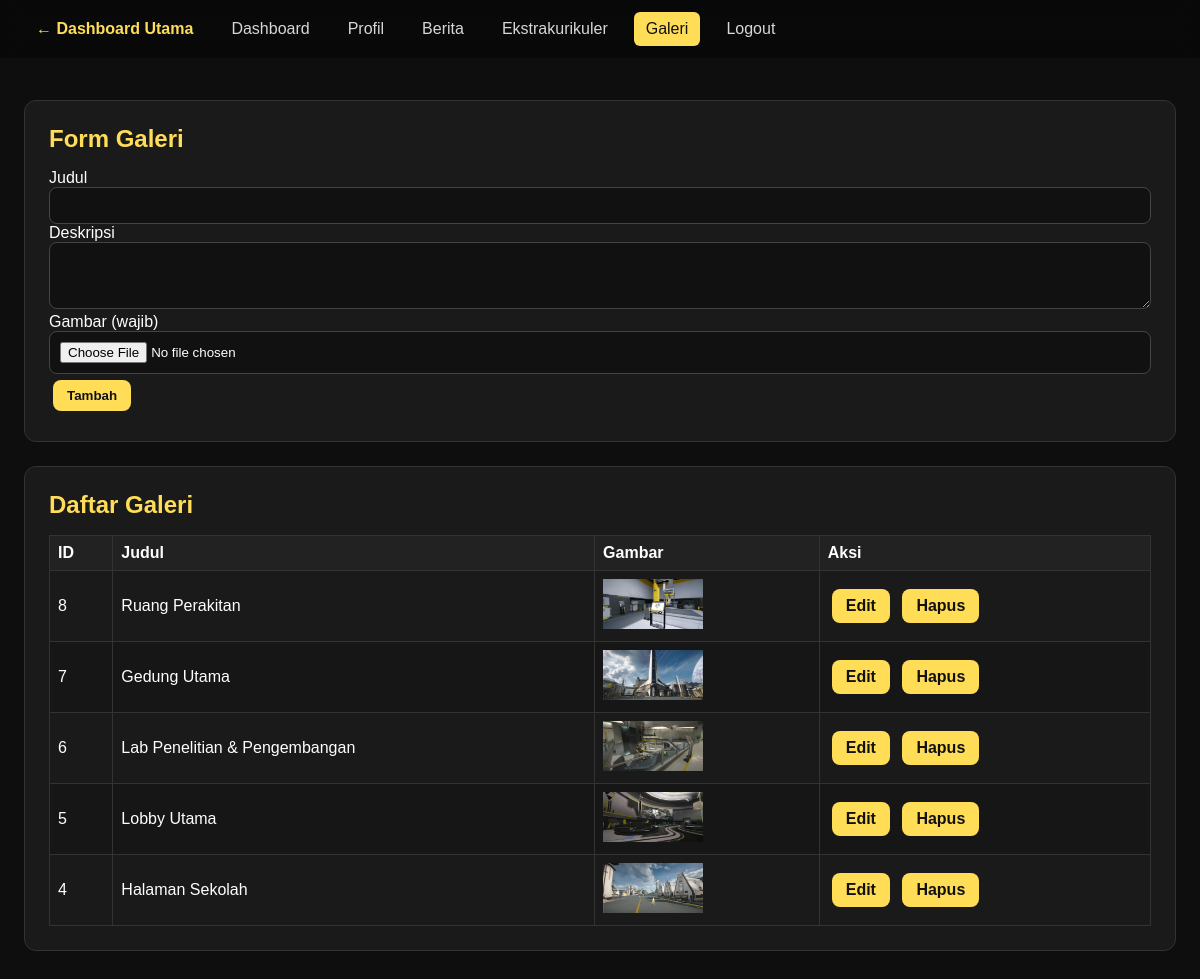
Screenshot of /adminpanel.php?page=galeri (signed in) with the database file from the repository.
### tables this page shows
CREATE TABLE `galeri` (
  `id` int(11) NOT NULL,
  `judul` varchar(255) NOT NULL,
  `deskripsi` text NOT NULL,
  `gambar` varchar(255) DEFAULT NULL,
  `created_at` datetime DEFAULT current_timestamp()
);

### adminpanel.php (the view, shortened to what this page needs)
<?php
require_once 'koneksi.php';
$page = $_GET['page'] ?? 'dashboard';
$action = $_GET['action'] ?? '';
$id = intval($_GET['id'] ?? 0);
$galeriList = mysqli_query($koneksi, 'SELECT * FROM galeri ORDER BY created_at DESC');
$currentEdit = null;
function navItem($name, $target, $page)
{
    $active = ($page === $target) ? 'nav-active' : '';
    return "<a class='$active' href='adminpanel.php?page=$target'>$name</a>";
}
?>
<!DOCTYPE html>
<html lang="id">
<head>
</head>
<body>
<div class="navbar">
    <div>
        <a href="dashboard.php">← Dashboard Utama</a>
        <?= navItem('Dashboard', 'dashboard', $page) ?>
        <?= navItem('Profil', 'profil', $page) ?>
        <?= navItem('Berita', 'berita', $page) ?>
        <?= navItem('Ekstrakurikuler', 'ekstrakulikuler', $page) ?>
        <?= navItem('Galeri', 'galeri', $page) ?>
        <a href="logout.php">Logout</a>
    </div>
</div>
<div class="content">
    <?php if ($page === 'dashboard'): ?>
        <div class="card"><h2>Selamat datang, <?= htmlspecialchars($_SESSION['user']) ?></h2><p>Kelola profil, berita, ekstrakurikuler, dan galeri sekolah dari halaman ini.</p></div>
    <?php elseif ($page === 'galeri'): ?>
        <div class="card">
            <h2>Form Galeri</h2>
            <form method="post" action="adminpanel.php?page=galeri<?= ($action==='edit' && $id ? '&action=edit&id='.$id : '') ?>" enctype="multipart/form-data">
                <label>Judul</label><input class="input" name="judul" value="<?= htmlspecialchars($currentEdit['judul'] ?? '') ?>" required>
                <label>Deskripsi</label><textarea class="textarea" name="deskripsi" rows="3" required><?= htmlspecialchars($currentEdit['deskripsi'] ?? '') ?></textarea>
                <label>Gambar (<?= (!empty($currentEdit) && !empty($currentEdit['gambar'])) ? 'opsional' : 'wajib' ?>)</label><input type="file" name="gambar" accept="image/*" class="input">
                <button class="button" type="submit"><?= $currentEdit ? 'Update' : 'Tambah' ?></button>
            </form>
        </div>
        <div class="card">
            <h2>Daftar Galeri</h2>
            <table><thead><tr><th>ID</th><th>Judul</th><th>Gambar</th><th>Aksi</th></tr></thead><tbody>
                <?php while ($row = mysqli_fetch_assoc($galeriList)): ?>
                    <tr>
                        <td><?= $row['id'] ?></td>
                        <td><?= htmlspecialchars($row['judul']) ?></td>
                        <td><?php if ($row['gambar']): ?><img style="height:50px; max-width:100px;" src="<?= htmlspecialchars($row['gambar']) ?>"><?php endif; ?></td>
                        <td>
                            <a class="button" href="adminpanel.php?page=galeri&action=edit&id=<?= $row['id'] ?>">Edit</a>
                            <a class="button" href="adminpanel.php?page=galeri&action=delete&id=<?= $row['id'] ?>" onclick="return confirm('Hapus galeri ini?')">Hapus</a>
                        </td>
                    </tr>
                <?php endwhile; ?>
            </tbody></table>
        </div>
    <?php endif; ?>
</div>
</body>
</html>

### adminpanel.php (style rules this page uses)
* { box-sizing: border-box; }
body { margin:0; font-family: Arial, sans-serif; background:#0e0e0e; color:#fefefe; }
.navbar { display:flex; justify-content:space-between; align-items:center; padding:12px 24px; background:rgba(0,0,0,0.35); backdrop-filter: blur(10px); position:fixed; width:100%; top:0; z-index:10; }
.navbar div { display:flex; align-items:center; }
.navbar a { color:#d7d7d7; margin-right:14px; text-decoration:none; padding:8px 12px; border-radius:6px; }
.navbar a:first-child { color:#ffdd57; font-weight:600; }
.navbar a.nav-active, .navbar a:hover { background:#ffdd57; color:#111; }
.content { max-width:1200px; margin:100px auto 60px; padding:0 24px; }
.card { background:#1a1a1a; border:1px solid #333; border-radius:12px; padding:24px; margin-bottom:24px; }
.card h2 { margin-top:0; margin-bottom:16px; color:#ffdd57; }
.button { display:inline-block; margin:6px 4px; padding:8px 14px; background:#ffdd57; color:#111; border:none; border-radius:8px; text-decoration:none; font-weight:600; cursor:pointer; }
.input, .textarea { width:100%; padding:10px; border:1px solid #444; border-radius:8px; background:#111; color:#fefefe; }
table { width:100%; border-collapse: collapse; margin-top:14px; }
th, td { border:1px solid #333; padding:8px; text-align:left; }
th { background:#222; }
tr:nth-child(even) { background:#161616; }

### rows the page displays
galeri: id "8", judul "Ruang Perakitan", gambar (picture)
galeri: id "7", judul "Gedung Utama", gambar (picture)
galeri: id "6", judul "Lab Penelitian & Pengembangan", gambar (picture)
galeri: id "5", judul "Lobby Utama", gambar (picture)
galeri: id "4", judul "Halaman Sekolah", gambar (picture)

### other values shown
$name "Dashboard Profil Berita Ekstrakurikuler Galeri"
